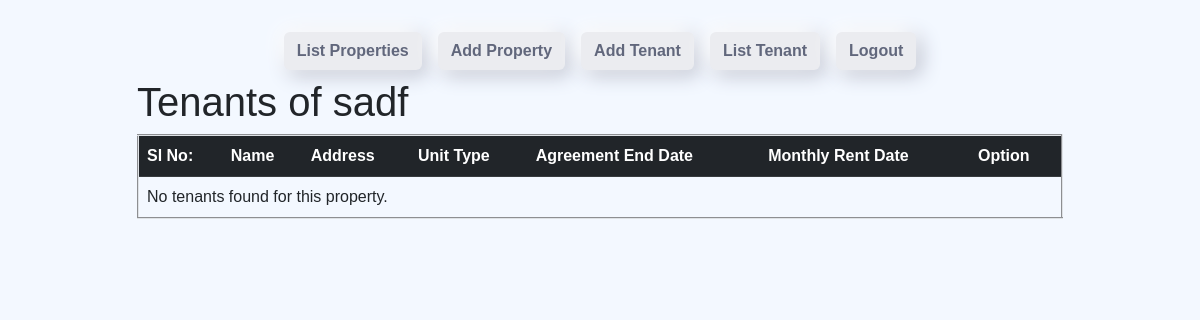
Before: /properties/6/tenants/ (signed in) with the older database file.
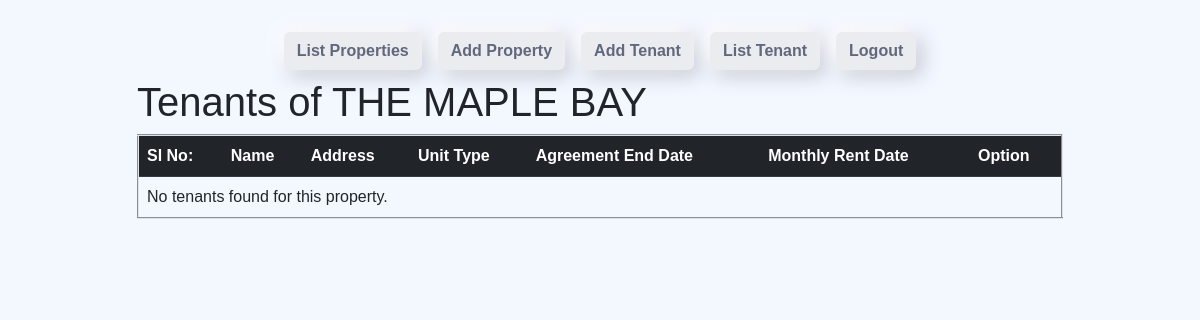
After: the same page with the newer database file.
### estate_admin/models.py (models this page shows, shortened)
class Property(models.Model):
    name = models.CharField(max_length=255)
    address = models.TextField()
    location = models.TextField(default='tvm')
    features = models.TextField(default='superb')
    flats_1bhk = models.PositiveIntegerField(default=0)
    flats_2bhk = models.PositiveIntegerField(default=0)
    flats_3bhk = models.PositiveIntegerField(default=0)
    flats_4bhk = models.PositiveIntegerField(default=0)
    cost_1bhk = models.DecimalField(max_digits=10, decimal_places=2, default=0.0)
    cost_2bhk = models.DecimalField(max_digits=10, decimal_places=2, default=0.0)
    cost_3bhk = models.DecimalField(max_digits=10, decimal_places=2, default=0.0)
    cost_4bhk = models.DecimalField(max_digits=10, decimal_places=2, default=0.0)

### estate_admin/views.py (the view)
# urls.py: path('properties/<int:property_id>/tenants/', views.property_tenants, name='property-tenants'),
@login_required
def property_tenants(request, property_id):
    property_obj = get_object_or_404(Property, pk=property_id)
    tenants = Tenant.objects.filter(property=property_obj)
    context = {
        'property': property_obj,
        'tenants': tenants,
    }
    return render(request, 'estate_admin/property_tenants.html', context)

### estate_admin/templates/estate_admin/property_tenants.html
{% extends "estate_admin/index.html" %}
{% load static %}
{% block content %}
<h1>Tenants of {{ property.name }}</h1>
<table border="2" class="table">
    <thead class="table-dark">
        <tr>
            <th scope="col">Sl No:</th>
            <th scope="col">Name</th>
            <th scope="col">Address</th>
            <th scope="col">Unit Type</th>
            <th scope="col">Agreement End Date</th>
            <th scope="col">Monthly Rent Date</th>
            <th scope="col">Option</th>
        </tr>
    </thead>
    <tbody>
      <tr>
        {% for tenant in tenants %}
    <tr>
        <td>{{ forloop.counter }}</td>
        <td>{{ tenant.name }}</td>
        <td>{{ tenant.address }}</td>
        <td>{{ tenant.unit_type }}</td>
        <td>{{ tenant.agreement_end_date }}</td>
        <td>{{ tenant.monthly_rent_date }}</td>
        <td><a href="{% url 'update_tenant' tenant_id=tenant.id %}">Edit</a></td>
    </tr>
    {% empty %}
    <tr>
        <td colspan="5">No tenants found for this property.</td>
    </tr>
    {% endfor %}
    </tbody>
  </table>
{% endblock content %}

Changed rows visible on the page:
changed Property: name "sadf" → "THE MAPLE BAY"
